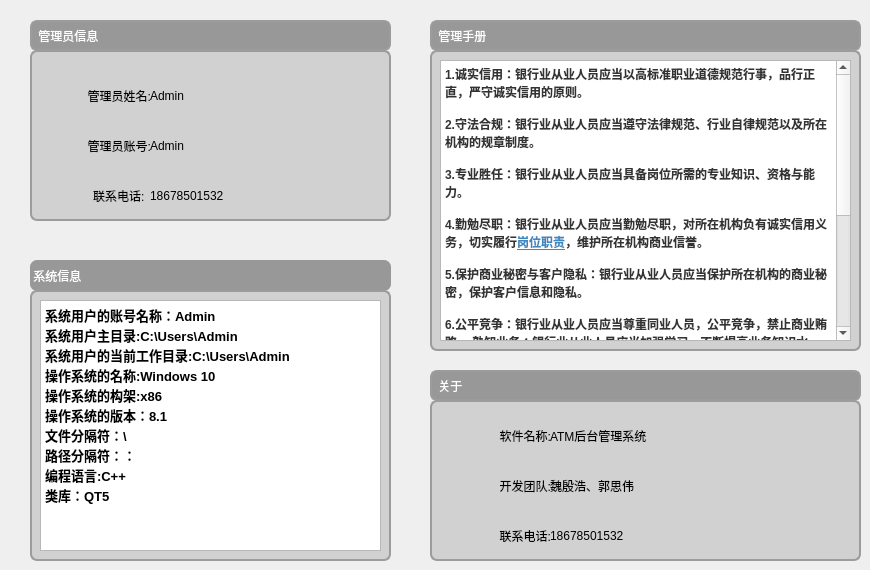
    <widget class="QWidget" name="FirstPage">
     <widget class="QLabel" name="label_4">
      <property name="geometry">
       <rect>
        <x>30</x>
        <y>50</y>
        <width>361</width>
        <height>171</height>
       </rect>
      </property>
      <property name="styleSheet">
       <string notr="true">background-color: rgb(209, 209, 209);
color: rgb(255, 255, 255);
border-width: 5px 5px 5px 5px;
border-radius:7px; 
border-right-color: rgb(0, 0, 0);
border-color: rgb(156, 156, 156);
border-width: 2px;
border-style: solid;
</string>
      </property>
      <property name="text">
       <string/>
      </property>
     </widget>
     <widget class="QLabel" name="label_5">
      <property name="geometry">
       <rect>
        <x>30</x>
        <y>20</y>
        <width>361</width>
        <height>31</height>
       </rect>
      </property>
      <property name="styleSheet">
       <string notr="true">background-color: rgb(152, 152, 152);
color: rgb(255, 255, 255);
border-width: 5px 5px 5px 5px;
border-radius:7px; 
border-right-color: rgb(0, 0, 0);
border-color: rgb(156, 156, 156);
border-width: 2px;
border-style: solid;</string>
      </property>
      <property name="text">
       <string> 管理员信息</string>
      </property>
     </widget>
     <widget class="QLabel" name="label_6">
      <property name="geometry">
       <rect>
        <x>430</x>
        <y>20</y>
        <width>431</width>
        <height>31</height>
       </rect>
      </property>
      <property name="styleSheet">
       <string notr="true">background-color: rgb(152, 152, 152);
color: rgb(255, 255, 255);
border-width: 5px 5px 5px 5px;
border-radius:7px; 
border-right-color: rgb(0, 0, 0);
border-color: rgb(156, 156, 156);
border-width: 2px;
border-style: solid;</string>
      </property>
      <property name="text">
       <string> 管理手册</string>
      </property>
     </widget>
     <widget class="QLabel" name="label_7">
      <property name="geometry">
       <rect>
        <x>430</x>
        <y>50</y>
        <width>431</width>
        <height>301</height>
       </rect>
      </property>
      <property name="styleSheet">
       <string notr="true">background-color: rgb(209, 209, 209);
color: rgb(255, 255, 255);
border-width: 5px 5px 5px 5px;
border-radius:7px; 
border-right-color: rgb(0, 0, 0);
border-color: rgb(156, 156, 156);
border-width: 2px;
border-style: solid;</string>
      </property>
      <property name="text">
       <string/>
      </property>
     </widget>
     <widget class="QLabel" name="label_8">
      <property name="geometry">
       <rect>
        <x>430</x>
        <y>370</y>
        <width>431</width>
        <height>31</height>
       </rect>
      </property>
      <property name="styleSheet">
       <string notr="true">background-color: rgb(152, 152, 152);
color: rgb(255, 255, 255);
border-width: 5px 5px 5px 5px;
border-radius:7px; 
border-right-color: rgb(0, 0, 0);
border-color: rgb(156, 156, 156);
border-width: 2px;
border-style: solid;</string>
      </property>
      <property name="text">
       <string> 关于</string>
      </property>
     </widget>
     <widget class="QLabel" name="label_9">
      <property name="geometry">
       <rect>
        <x>430</x>
        <y>400</y>
        <width>431</width>
        <height>161</height>
       </rect>
      </property>
      <property name="styleSheet">
       <string notr="true">background-color: rgb(209, 209, 209);
color: rgb(255, 255, 255);
border-width: 5px 5px 5px 5px;
border-radius:7px; 
border-right-color: rgb(0, 0, 0);
border-color: rgb(156, 156, 156);
border-width: 2px;
border-style: solid;</string>
      </property>
      <property name="text">
       <string/>
      </property>
     </widget>
     <widget class="QLabel" name="label_10">
      <property name="geometry">
       <rect>
        <x>30</x>
        <y>260</y>
        <width>361</width>
        <height>31</height>
       </rect>
      </property>
      <property name="styleSheet">
       <string notr="true">background-color: rgb(152, 152, 152);
color: rgb(255, 255, 255);
border-width: 5px 5px 5px 5px;
border-radius:7px; </string>
      </property>
      <property name="text">
       <string> 系统信息</string>
      </property>
     </widget>
     <widget class="QLabel" name="label_11">
      <property name="geometry">
       <rect>
        <x>30</x>
        <y>290</y>
        <width>361</width>
        <height>271</height>
       </rect>
      </property>
      <property name="styleSheet">
       <string notr="true">background-color: rgb(209, 209, 209);
color: rgb(255, 255, 255);
border-width: 5px 5px 5px 5px;
border-radius:7px; 
border-right-color: rgb(0, 0, 0);
border-color: rgb(156, 156, 156);
border-width: 2px;
border-style: solid;</string>
      </property>
      <property name="text">
       <string/>
      </property>
     </widget>
     <widget class="QLabel" name="label_12">
      <property name="geometry">
       <rect>
        <x>50</x>
        <y>80</y>
        <width>101</width>
        <height>31</height>
       </rect>
      </property>
      <property name="text">
       <string>管理员姓名:</string>
      </property>
      <property name="alignment">
       <set>Qt::AlignRight|Qt::AlignTrailing|Qt::AlignVCenter</set>
      </property>
     </widget>
     <widget class="QLabel" name="label_13">
      <property name="geometry">
       <rect>
        <x>50</x>
        <y>130</y>
        <width>101</width>
        <height>31</height>
       </rect>
      </property>
      <property name="text">
       <string>管理员账号:</string>
      </property>
      <property name="alignment">
       <set>Qt::AlignRight|Qt::AlignTrailing|Qt::AlignVCenter</set>
      </property>
     </widget>
     <widget class="QLabel" name="label_14">
      <property name="geometry">
       <rect>
        <x>50</x>
        <y>180</y>
        <width>101</width>
        <height>31</height>
       </rect>
      </property>
      <property name="text">
       <string>联系电话:  </string>
      </property>
      <property name="alignment">
       <set>Qt::AlignRight|Qt::AlignTrailing|Qt::AlignVCenter</set>
      </property>
     </widget>
     <widget class="QLabel" name="label_15">
      <property name="geometry">
       <rect>
        <x>150</x>
        <y>80</y>
        <width>191</width>
        <height>31</height>
       </rect>
      </property>
      <property name="text">
       <string>Admin</string>
      </property>
      <property name="alignment">
       <set>Qt::AlignLeading|Qt::AlignLeft|Qt::AlignVCenter</set>
      </property>
     </widget>
     <widget class="QLabel" name="label_16">
      <property name="geometry">
       <rect>
        <x>150</x>
        <y>130</y>
        <width>191</width>
        <height>31</height>
       </rect>
      </property>
      <property name="text">
       <string>Admin</string>
      </property>
      <property name="alignment">
       <set>Qt::AlignLeading|Qt::AlignLeft|Qt::AlignVCenter</set>
      </property>
     </widget>
     <widget class="QLabel" name="label_17">
      <property name="geometry">
       <rect>
        <x>150</x>
        <y>180</y>
        <width>191</width>
        <height>31</height>
       </rect>
      </property>
      <property name="text">
       <string>18678501532</string>
      </property>
      <property name="alignment">
       <set>Qt::AlignLeading|Qt::AlignLeft|Qt::AlignVCenter</set>
      </property>
     </widget>
     <widget class="QLabel" name="label_18">
      <property name="geometry">
       <rect>
        <x>450</x>
        <y>420</y>
        <width>101</width>
        <height>31</height>
       </rect>
      </property>
      <property name="text">
       <string>软件名称:</string>
      </property>
      <property name="alignment">
       <set>Qt::AlignRight|Qt::AlignTrailing|Qt::AlignVCenter</set>
      </property>
     </widget>
     <widget class="QLabel" name="label_19">
      <property name="geometry">
       <rect>
        <x>550</x>
        <y>420</y>
        <width>221</width>
        <height>31</height>
       </rect>
      </property>
      <property name="text">
       <string>ATM后台管理系统</string>
      </property>
      <property name="alignment">
       <set>Qt::AlignLeading|Qt::AlignLeft|Qt::AlignVCenter</set>
      </property>
     </widget>
     <widget class="QLabel" name="label_20">
      <property name="geometry">
       <rect>
        <x>450</x>
        <y>470</y>
        <width>101</width>
        <height>31</height>
       </rect>
      </property>
      <property name="text">
       <string>开发团队:</string>
      </property>
      <property name="alignment">
       <set>Qt::AlignRight|Qt::AlignTrailing|Qt::AlignVCenter</set>
      </property>
     </widget>
     <widget class="QLabel" name="label_21">
      <property name="geometry">
       <rect>
        <x>550</x>
        <y>470</y>
        <width>221</width>
        <height>31</height>
       </rect>
      </property>
      <property name="text">
       <string>魏殷浩、郭思伟</string>
      </property>
      <property name="alignment">
       <set>Qt::AlignLeading|Qt::AlignLeft|Qt::AlignVCenter</set>
      </property>
     </widget>
     <widget class="QLabel" name="label_22">
      <property name="geometry">
       <rect>
        <x>450</x>
        <y>520</y>
        <width>101</width>
        <height>31</height>
       </rect>
      </property>
      <property name="text">
       <string>联系电话:</string>
      </property>
      <property name="alignment">
       <set>Qt::AlignRight|Qt::AlignTrailing|Qt::AlignVCenter</set>
      </property>
     </widget>
     <widget class="QLabel" name="label_23">
      <property name="geometry">
       <rect>
        <x>550</x>
        <y>520</y>
        <width>221</width>
        <height>31</height>
       </rect>
      </property>
      <property name="text">
       <string>18678501532</string>
      </property>
      <property name="alignment">
       <set>Qt::AlignLeading|Qt::AlignLeft|Qt::AlignVCenter</set>
      </property>
     </widget>
     <widget class="QTextBrowser" name="textBrowser">
      <property name="geometry">
       <rect>
        <x>440</x>
        <y>60</y>
        <width>411</width>
        <height>281</height>
       </rect>
      </property>
      <property name="html">
       <string>&lt;!DOCTYPE HTML PUBLIC &quot;-//W3C//DTD HTML 4.0//EN&quot; &quot;http://www.w3.org/TR/REC-html40/strict.dtd&quot;&gt;
&lt;html&gt;&lt;head&gt;&lt;meta name=&quot;qrichtext&quot; content=&quot;1&quot; /&gt;&lt;style type=&quot;text/css&quot;&gt;
p, li { white-space: pre-wrap; }
&lt;/style&gt;&lt;/head&gt;&lt;body style=&quot; font-family:'SimSun'; font-size:9pt; font-weight:400; font-style:normal;&quot;&gt;
&lt;p style=&quot; margin-top:0px; margin-bottom:0px; margin-left:0px; margin-right:0px; -qt-block-indent:0; text-indent:0px;&quot;&gt;&lt;span style=&quot; font-family:'PingFang SC,Lantinghei SC,Microsoft YaHei,arial,宋体,sans-serif,tahoma'; font-weight:600; color:#333333; background-color:#ffffff;&quot;&gt;1.诚实信用：银行业从业人员应当以高标准职业道德规范行事，品行正直，严守诚实信用的原则。 &lt;/span&gt;&lt;/p&gt;
&lt;p style=&quot;-qt-paragraph-type:empty; margin-top:0px; margin-bottom:0px; margin-left:0px; margin-right:0px; -qt-block-indent:0; text-indent:0px; font-family:'PingFang SC,Lantinghei SC,Microsoft YaHei,arial,宋体,sans-serif,tahoma'; font-weight:600; color:#333333;&quot;&gt;&lt;br /&gt;&lt;/p&gt;
&lt;p style=&quot; margin-top:0px; margin-bottom:0px; margin-left:0px; margin-right:0px; -qt-block-indent:0; text-indent:0px;&quot;&gt;&lt;span style=&quot; font-family:'PingFang SC,Lantinghei SC,Microsoft YaHei,arial,宋体,sans-serif,tahoma'; font-weight:600; color:#333333; background-color:#ffffff;&quot;&gt;2.守法合规：银行业从业人员应当遵守法律规范、行业自律规范以及所在机构的规章制度。 &lt;/span&gt;&lt;/p&gt;
&lt;p style=&quot;-qt-paragraph-type:empty; margin-top:0px; margin-bottom:0px; margin-left:0px; margin-right:0px; -qt-block-indent:0; text-indent:0px; font-family:'PingFang SC,Lantinghei SC,Microsoft YaHei,arial,宋体,sans-serif,tahoma'; font-weight:600; color:#333333;&quot;&gt;&lt;br /&gt;&lt;/p&gt;
&lt;p style=&quot; margin-top:0px; margin-bottom:0px; margin-left:0px; margin-right:0px; -qt-block-indent:0; text-indent:0px;&quot;&gt;&lt;span style=&quot; font-family:'PingFang SC,Lantinghei SC,Microsoft YaHei,arial,宋体,sans-serif,tahoma'; font-weight:600; color:#333333; background-color:#ffffff;&quot;&gt;3.专业胜任：银行业从业人员应当具备岗位所需的专业知识、资格与能力。 &lt;/span&gt;&lt;/p&gt;
&lt;p style=&quot;-qt-paragraph-type:empty; margin-top:0px; margin-bottom:0px; margin-left:0px; margin-right:0px; -qt-block-indent:0; text-indent:0px; font-family:'PingFang SC,Lantinghei SC,Microsoft YaHei,arial,宋体,sans-serif,tahoma'; font-weight:600; color:#333333;&quot;&gt;&lt;br /&gt;&lt;/p&gt;
&lt;p style=&quot; margin-top:0px; margin-bottom:0px; margin-left:0px; margin-right:0px; -qt-block-indent:0; text-indent:0px;&quot;&gt;&lt;span style=&quot; font-family:'PingFang SC,Lantinghei SC,Microsoft YaHei,arial,宋体,sans-serif,tahoma'; font-weight:600; color:#333333; background-color:#ffffff;&quot;&gt;4.勤勉尽职：银行业从业人员应当勤勉尽职，对所在机构负有诚实信用义务，切实履行&lt;/span&gt;&lt;a href=&quot;https://www.baidu.com/s?wd=%E5%B2%97%E4%BD%8D%E8%81%8C%E8%B4%A3&amp;amp;tn=SE_PcZhidaonwhc_ngpagmjz&amp;amp;rsv_dl=gh_pc_zhidao&quot;&gt;&lt;span style=&quot; font-family:'PingFang SC,Lantinghei SC,Microsoft YaHei,arial,宋体,sans-serif,tahoma'; font-weight:600; text-decoration: underline; color:#3f88bf; background-color:#ffffff;&quot;&gt;岗位职责&lt;/span&gt;&lt;/a&gt;&lt;span style=&quot; font-family:'PingFang SC,Lantinghei SC,Microsoft YaHei,arial,宋体,sans-serif,tahoma'; font-weight:600; color:#333333; background-color:#ffffff;&quot;&gt;，维护所在机构商业信誉。 &lt;/span&gt;&lt;/p&gt;
&lt;p style=&quot;-qt-paragraph-type:empty; margin-top:0px; margin-bottom:0px; margin-left:0px; margin-right:0px; -qt-block-indent:0; text-indent:0px; font-family:'PingFang SC,Lantinghei SC,Microsoft YaHei,arial,宋体,sans-serif,tahoma'; font-weight:600; color:#333333;&quot;&gt;&lt;br /&gt;&lt;/p&gt;
&lt;p style=&quot; margin-top:0px; margin-bottom:0px; margin-left:0px; margin-right:0px; -qt-block-indent:0; text-indent:0px;&quot;&gt;&lt;span style=&quot; font-family:'PingFang SC,Lantinghei SC,Microsoft YaHei,arial,宋体,sans-serif,tahoma'; font-weight:600; color:#333333; background-color:#ffffff;&quot;&gt;5.保护商业秘密与客户隐私：银行业从业人员应当保护所在机构的商业秘密，保护客户信息和隐私。 &lt;/span&gt;&lt;/p&gt;
&lt;p style=&quot;-qt-paragraph-type:empty; margin-top:0px; margin-bottom:0px; margin-left:0px; margin-right:0px; -qt-block-indent:0; text-indent:0px; font-family:'PingFang SC,Lantinghei SC,Microsoft YaHei,arial,宋体,sans-serif,tahoma'; font-weight:600; color:#333333;&quot;&gt;&lt;br /&gt;&lt;/p&gt;
&lt;p style=&quot; margin-top:0px; margin-bottom:0px; margin-left:0px; margin-right:0px; -qt-block-indent:0; text-indent:0px;&quot;&gt;&lt;span style=&quot; font-family:'PingFang SC,Lantinghei SC,Microsoft YaHei,arial,宋体,sans-serif,tahoma'; font-weight:600; color:#333333; background-color:#ffffff;&quot;&gt;6.公平竞争：银行业从业人员应当尊重同业人员，公平竞争，禁止商业贿赂。 熟知业务：银行业从业人员应当加强学习，不断提高业务知识水平，熟知向客户推荐的金融产品的特性、收益、风险、法律关系、业务处理流程及风险控制框架。 &lt;/span&gt;&lt;/p&gt;
&lt;p style=&quot;-qt-paragraph-type:empty; margin-top:0px; margin-bottom:0px; margin-left:0px; margin-right:0px; -qt-block-indent:0; text-indent:0px; font-family:'PingFang SC,Lantinghei SC,Microsoft YaHei,arial,宋体,sans-serif,tahoma'; font-weight:600; color:#333333;&quot;&gt;&lt;br /&gt;&lt;/p&gt;
&lt;p style=&quot; margin-top:0px; margin-bottom:0px; margin-left:0px; margin-right:0px; -qt-block-indent:0; text-indent:0px;&quot;&gt;&lt;span style=&quot; font-family:'PingFang SC,Lantinghei SC,Microsoft YaHei,arial,宋体,sans-serif,tahoma'; font-weight:600; color:#333333; background-color:#ffffff;&quot;&gt;7.监管规避：银行业从业人员在业务活动中，应当树立依法合规意识，不得向客户明示或暗示规避金融、外汇监管规定。 &lt;/span&gt;&lt;/p&gt;
&lt;p style=&quot;-qt-paragraph-type:empty; margin-top:0px; margin-bottom:0px; margin-left:0px; margin-right:0px; -qt-block-indent:0; text-indent:0px; font-family:'PingFang SC,Lantinghei SC,Microsoft YaHei,arial,宋体,sans-serif,tahoma'; font-weight:600; color:#333333;&quot;&gt;&lt;br /&gt;&lt;/p&gt;
&lt;p style=&quot; margin-top:0px; margin-bottom:0px; margin-left:0px; margin-right:0px; -qt-block-indent:0; text-indent:0px;&quot;&gt;&lt;a href=&quot;https://www.baidu.com/s?wd=%E5%B2%97%E4%BD%8D%E8%81%8C%E8%B4%A3&amp;amp;tn=SE_PcZhidaonwhc_ngpagmjz&amp;amp;rsv_dl=gh_pc_zhidao&quot;&gt;&lt;span style=&quot; font-family:'PingFang SC,Lantinghei SC,Microsoft YaHei,arial,宋体,sans-serif,tahoma'; font-weight:600; text-decoration: underline; color:#3f88bf; background-color:#ffffff;&quot;&gt;8.岗位职责&lt;/span&gt;&lt;/a&gt;&lt;span style=&quot; font-family:'PingFang SC,Lantinghei SC,Microsoft YaHei,arial,宋体,sans-serif,tahoma'; font-weight:600; color:#333333; background-color:#ffffff;&quot;&gt;：银行业从业人员应当遵守业务操作指引，遵循银行&lt;/span&gt;&lt;a href=&quot;https://www.baidu.com/s?wd=%E5%B2%97%E4%BD%8D%E8%81%8C%E8%B4%A3&amp;amp;tn=SE_PcZhidaonwhc_ngpagmjz&amp;amp;rsv_dl=gh_pc_zhidao&quot;&gt;&lt;span style=&quot; font-family:'PingFang SC,Lantinghei SC,Microsoft YaHei,arial,宋体,sans-serif,tahoma'; font-weight:600; text-decoration: underline; color:#3f88bf; background-color:#ffffff;&quot;&gt;岗位职责&lt;/span&gt;&lt;/a&gt;&lt;span style=&quot; font-family:'PingFang SC,Lantinghei SC,Microsoft YaHei,arial,宋体,sans-serif,tahoma'; font-weight:600; color:#333333; background-color:#ffffff;&quot;&gt;划分和风险隔离的&lt;/span&gt;&lt;a href=&quot;https://www.baidu.com/s?wd=%E6%93%8D%E4%BD%9C%E8%A7%84%E7%A8%8B&amp;amp;tn=SE_PcZhidaonwhc_ngpagmjz&amp;amp;rsv_dl=gh_pc_zhidao&quot;&gt;&lt;span style=&quot; font-family:'PingFang SC,Lantinghei SC,Microsoft YaHei,arial,宋体,sans-serif,tahoma'; font-weight:600; text-decoration: underline; color:#3f88bf; background-color:#ffffff;&quot;&gt;操作规程&lt;/span&gt;&lt;/a&gt;&lt;span style=&quot; font-family:'PingFang SC,Lantinghei SC,Microsoft YaHei,arial,宋体,sans-serif,tahoma'; font-weight:600; color:#333333; background-color:#ffffff;&quot;&gt;，确保客户交易安全。 &lt;/span&gt;&lt;/p&gt;
&lt;p style=&quot;-qt-paragraph-type:empty; margin-top:0px; margin-bottom:0px; margin-left:0px; margin-right:0px; -qt-block-indent:0; text-indent:0px; font-family:'PingFang SC,Lantinghei SC,Microsoft YaHei,arial,宋体,sans-serif,tahoma'; font-weight:600; color:#333333;&quot;&gt;&lt;br /&gt;&lt;/p&gt;
&lt;p style=&quot; margin-top:0px; margin-bottom:0px; margin-left:0px; margin-right:0px; -qt-block-indent:0; text-indent:0px;&quot;&gt;&lt;span style=&quot; font-family:'PingFang SC,Lantinghei SC,Microsoft YaHei,arial,宋体,sans-serif,tahoma'; font-weight:600; color:#333333; background-color:#ffffff;&quot;&gt;9.信息保密：银行业从业人员应当妥善保存客户资料及其交易信息档案。在受职期间及离职后，均不得违反法律法规和所在机构关于客户隐私保护的规定，不得透露任何客户资料和交易信息。&lt;/span&gt;&lt;/p&gt;&lt;/body&gt;&lt;/html&gt;</string>
      </property>
     </widget>
     <widget class="QTextBrowser" name="textBrowser_2">
      <property name="geometry">
       <rect>
        <x>40</x>
        <y>300</y>
        <width>341</width>
        <height>251</height>
       </rect>
      </property>
      <property name="html">
       <string>&lt;!DOCTYPE HTML PUBLIC &quot;-//W3C//DTD HTML 4.0//EN&quot; &quot;http://www.w3.org/TR/REC-html40/strict.dtd&quot;&gt;
&lt;html&gt;&lt;head&gt;&lt;meta name=&quot;qrichtext&quot; content=&quot;1&quot; /&gt;&lt;style type=&quot;text/css&quot;&gt;
p, li { white-space: pre-wrap; }
&lt;/style&gt;&lt;/head&gt;&lt;body style=&quot; font-family:'SimSun'; font-size:9pt; font-weight:400; font-style:normal;&quot;&gt;
&lt;p style=&quot; margin-top:0px; margin-bottom:0px; margin-left:0px; margin-right:0px; -qt-block-indent:0; text-indent:0px;&quot;&gt;&lt;span style=&quot; font-size:10pt; font-weight:600;&quot;&gt;系统用户的账号名称：Admin&lt;/span&gt;&lt;/p&gt;
&lt;p style=&quot; margin-top:0px; margin-bottom:0px; margin-left:0px; margin-right:0px; -qt-block-indent:0; text-indent:0px;&quot;&gt;&lt;span style=&quot; font-size:10pt; font-weight:600;&quot;&gt;系统用户主目录:C:\Users\Admin&lt;/span&gt;&lt;/p&gt;
&lt;p style=&quot; margin-top:0px; margin-bottom:0px; margin-left:0px; margin-right:0px; -qt-block-indent:0; text-indent:0px;&quot;&gt;&lt;span style=&quot; font-size:10pt; font-weight:600;&quot;&gt;系统用户的当前工作目录:C:\Users\Admin&lt;/span&gt;&lt;/p&gt;
&lt;p style=&quot; margin-top:0px; margin-bottom:0px; margin-left:0px; margin-right:0px; -qt-block-indent:0; text-indent:0px;&quot;&gt;&lt;span style=&quot; font-size:10pt; font-weight:600;&quot;&gt;操作系统的名称:Windows 10&lt;/span&gt;&lt;/p&gt;
&lt;p style=&quot; margin-top:0px; margin-bottom:0px; margin-left:0px; margin-right:0px; -qt-block-indent:0; text-indent:0px;&quot;&gt;&lt;span style=&quot; font-size:10pt; font-weight:600;&quot;&gt;操作系统的构架:x86&lt;/span&gt;&lt;/p&gt;
&lt;p style=&quot; margin-top:0px; margin-bottom:0px; margin-left:0px; margin-right:0px; -qt-block-indent:0; text-indent:0px;&quot;&gt;&lt;span style=&quot; font-size:10pt; font-weight:600;&quot;&gt;操作系统的版本：8.1&lt;/span&gt;&lt;/p&gt;
&lt;p style=&quot; margin-top:0px; margin-bottom:0px; margin-left:0px; margin-right:0px; -qt-block-indent:0; text-indent:0px;&quot;&gt;&lt;span style=&quot; font-size:10pt; font-weight:600;&quot;&gt;文件分隔符：\&lt;/span&gt;&lt;/p&gt;
&lt;p style=&quot; margin-top:0px; margin-bottom:0px; margin-left:0px; margin-right:0px; -qt-block-indent:0; text-indent:0px;&quot;&gt;&lt;span style=&quot; font-size:10pt; font-weight:600;&quot;&gt;路径分隔符：：&lt;/span&gt;&lt;/p&gt;
&lt;p style=&quot; margin-top:0px; margin-bottom:0px; margin-left:0px; margin-right:0px; -qt-block-indent:0; text-indent:0px;&quot;&gt;&lt;span style=&quot; font-size:10pt; font-weight:600;&quot;&gt;编程语言:C++&lt;/span&gt;&lt;/p&gt;
&lt;p style=&quot; margin-top:0px; margin-bottom:0px; margin-left:0px; margin-right:0px; -qt-block-indent:0; text-indent:0px;&quot;&gt;&lt;span style=&quot; font-size:10pt; font-weight:600;&quot;&gt;类库：QT5&lt;/span&gt;&lt;/p&gt;&lt;/body&gt;&lt;/html&gt;</string>
      </property>
     </widget>
    </widget>
